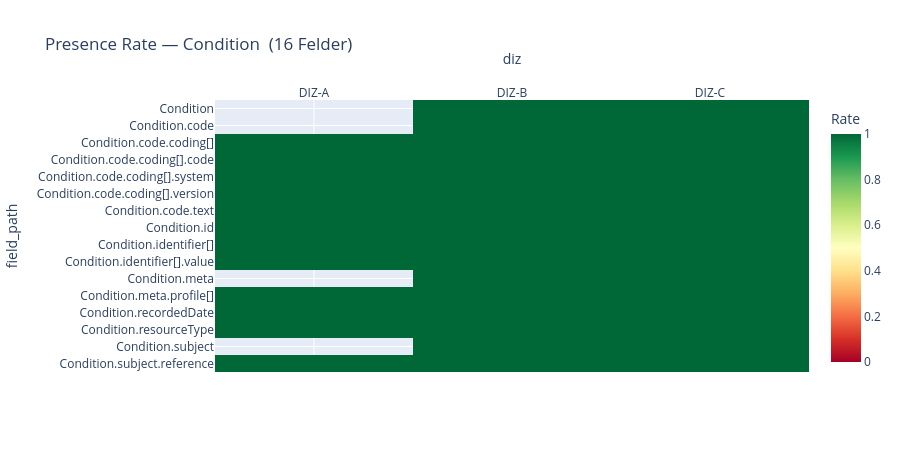
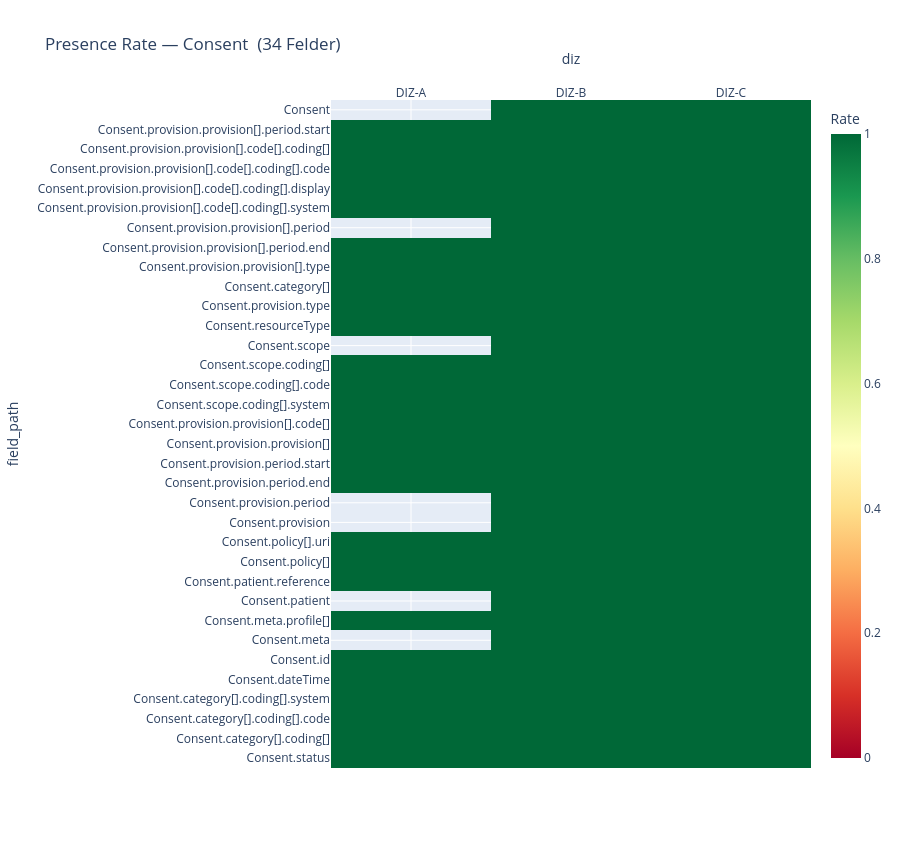
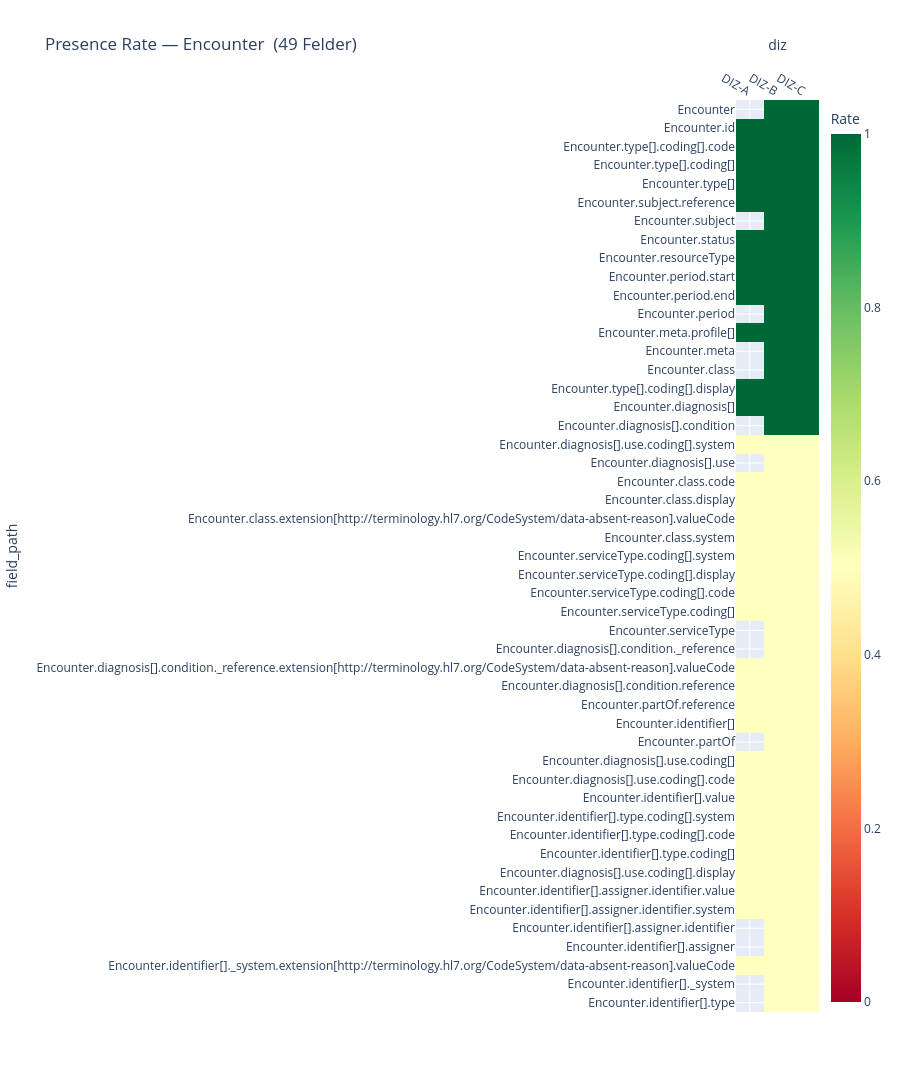
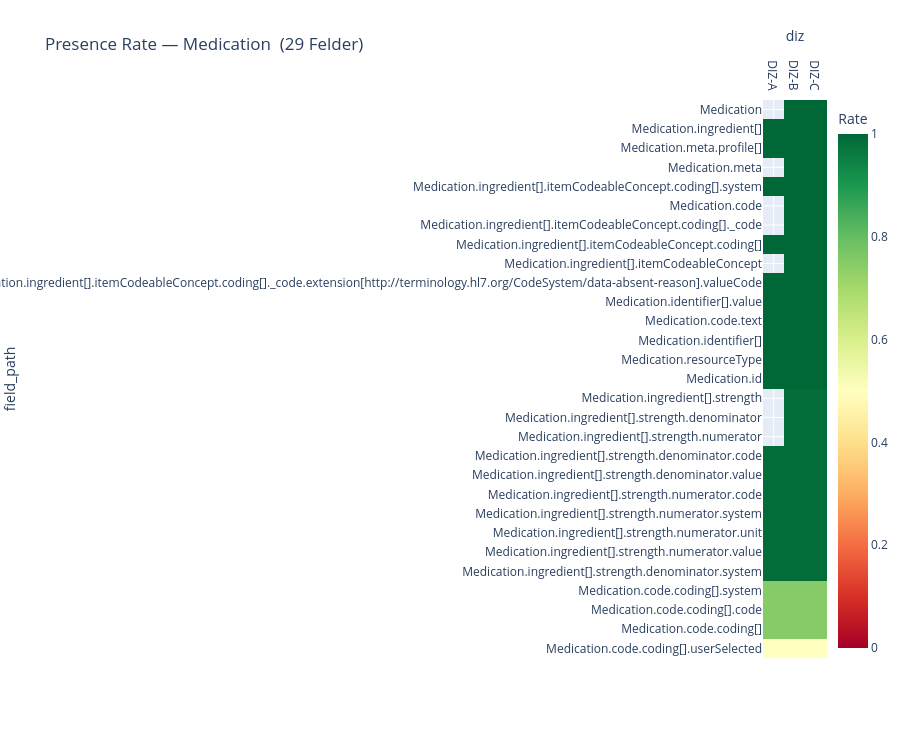

The notebook cell saved with these charts, in order:
### Markdown cell above
---
## 2. Vollständigkeitsanalyse (Presence Rates)

Heatmap: Zeilen = Felder, Spalten = DIZ, Farbe = `presence_rate` (0 = nie vorhanden, 1 = immer vorhanden).  
Nur skalare Felder werden angezeigt (keine reinen Objekt-/Array-Knoten).

### Code cell
def presence_heatmap(resource_type: str, min_presence_any_diz: float = 0.0):
    """
    Zeichnet eine Presence-Rate-Heatmap für einen Ressourcentyp.
    min_presence_any_diz: Felder werden nur angezeigt wenn mindestens ein DIZ
                           diesen Wert überschreitet (filtert reine Nullzeilen).
    """
    sub = df_fields[
        (df_fields["resource_type"] == resource_type) &
        # Nur skalare Felder: kein reines object/array ohne weiteren Typ
        (~df_fields["detected_python_types"].str.fullmatch(r"object|array", na=False))
    ].copy()

    if sub.empty:
        print(f"Keine skalaren Felder für {resource_type} gefunden.")
        return

    pivot = sub.pivot_table(
        index="field_path", columns="diz",
        values="presence_rate", aggfunc="first"
    ).reindex(columns=LOADED_DIZ)

    # Filter: nur Felder die in mindestens einem DIZ > min_presence_any_diz sind
    pivot = pivot[pivot.max(axis=1) > min_presence_any_diz]

    if pivot.empty:
        print(f"Keine Felder über Schwellwert {min_presence_any_diz} für {resource_type}.")
        return

    # Sortierung: nach mittlerer Presence Rate (absteigend)
    pivot = pivot.loc[pivot.mean(axis=1).sort_values(ascending=False).index]

    height = max(400, len(pivot) * 22 + 100)

    fig = px.imshow(
        pivot,
        color_continuous_scale="RdYlGn",
        zmin=0, zmax=1,
        aspect="auto",
        title=f"Presence Rate — {resource_type}  ({len(pivot)} Felder)",
        labels={"color": "Presence Rate"},
        height=height
    )
    fig.update_xaxes(side="top")
    fig.update_layout(coloraxis_colorbar_title="Rate")
    fig.show()


# ── Heatmap für alle Ressourcentypen ─────────────────────────────────────
for rt in ALL_RT:
    presence_heatmap(rt, min_presence_any_diz=0.01)

### Figure 1 — Plotly figure (JSON) as saved in the notebook; plotly's stock layout.template omitted (floating-point values rounded to 4 significant figures)
{"data": [{"coloraxis": "coloraxis", "hovertemplate": "diz: %{x}<br>field_path: %{y}<br>Presence Rate: %{z}<extra></extra>", "name": "0", "type": "heatmap", "x": ["DIZ-A", "DIZ-B", "DIZ-C"], "xaxis": "x", "y": ["Condition", "Condition.code", "Condition.code.coding[]", "Condition.code.coding[].code", "Condition.code.coding[].system", "Condition.code.coding[].version", "Condition.code.text", "Condition.id", "Condition.identifier[]", "Condition.identifier[].value", "Condition.meta", "Condition.meta.profile[]", "Condition.recordedDate", "Condition.resourceType", "Condition.subject", "Condition.subject.reference"], "yaxis": "y", "z": [[NaN, 1.0, 1.0], [NaN, 1.0, 1.0], [1.0, 1.0, 1.0], [1.0, 1.0, 1.0], [1.0, 1.0, 1.0], [1.0, 1.0, 1.0], [1.0, 1.0, 1.0], [1.0, 1.0, 1.0], [1.0, 1.0, 1.0], [1.0, 1.0, 1.0], [NaN, 1.0, 1.0], [1.0, 1.0, 1.0], [1.0, 1.0, 1.0], [1.0, 1.0, 1.0], [NaN, 1.0, 1.0], [1.0, 1.0, 1.0]]}], "layout": {"coloraxis": {"cmax": 1, "cmin": 0, "colorbar": {"title": {"text": "Rate"}}, "colorscale": [[0, "rgb(165,0,38)"], [0.1, "rgb(215,48,39)"], [0.2, "rgb(244,109,67)"], [0.3, "rgb(253,174,97)"], [0.4, "rgb(254,224,139)"], [0.5, "rgb(255,255,191)"], [0.6, "rgb(217,239,139)"], [0.7, "rgb(166,217,106)"], [0.8, "rgb(102,189,99)"], [0.9, "rgb(26,152,80)"], [1, "rgb(0,104,55)"]]}, "height": 452, "title": {"text": "Presence Rate — Condition  (16 Felder)"}, "xaxis": {"anchor": "y", "domain": [0, 1], "side": "top", "title": {"text": "diz"}}, "yaxis": {"anchor": "x", "autorange": "reversed", "domain": [0, 1], "title": {"text": "field_path"}}}}

### Figure 2 — Plotly figure (JSON) as saved in the notebook; plotly's stock layout.template omitted (floating-point values rounded to 4 significant figures)
{"data": [{"coloraxis": "coloraxis", "hovertemplate": "diz: %{x}<br>field_path: %{y}<br>Presence Rate: %{z}<extra></extra>", "name": "0", "type": "heatmap", "x": ["DIZ-A", "DIZ-B", "DIZ-C"], "xaxis": "x", "y": ["Consent", "Consent.provision.provision[].period.start", "Consent.provision.provision[].code[].coding[]", "Consent.provision.provision[].code[].coding[].code", "Consent.provision.provision[].code[].coding[].display", "Consent.provision.provision[].code[].coding[].system", "Consent.provision.provision[].period", "Consent.provision.provision[].period.end", "Consent.provision.provision[].type", "Consent.category[]", "Consent.provision.type", "Consent.resourceType", "Consent.scope", "Consent.scope.coding[]", "Consent.scope.coding[].code", "Consent.scope.coding[].system", "Consent.provision.provision[].code[]", "Consent.provision.provision[]", "Consent.provision.period.start", "Consent.provision.period.end", "Consent.provision.period", "Consent.provision", "Consent.policy[].uri", "Consent.policy[]", "Consent.patient.reference", "Consent.patient", "Consent.meta.profile[]", "Consent.meta", "Consent.id", "Consent.dateTime", "Consent.category[].coding[].system", "Consent.category[].coding[].code", "Consent.category[].coding[]", "Consent.status"], "yaxis": "y", "z": [[NaN, 1.0, 1.0], [1.0, 1.0, 1.0], [1.0, 1.0, 1.0], [1.0, 1.0, 1.0], [1.0, 1.0, 1.0], [1.0, 1.0, 1.0], [NaN, 1.0, 1.0], [1.0, 1.0, 1.0], [1.0, 1.0, 1.0], [1.0, 1.0, 1.0], [1.0, 1.0, 1.0], [1.0, 1.0, 1.0], [NaN, 1.0, 1.0], [1.0, 1.0, 1.0], [1.0, 1.0, 1.0], [1.0, 1.0, 1.0], [1.0, 1.0, 1.0], [1.0, 1.0, 1.0], [1.0, 1.0, 1.0], [1.0, 1.0, 1.0], [NaN, 1.0, 1.0], [NaN, 1.0, 1.0], [1.0, 1.0, 1.0], [1.0, 1.0, 1.0], [1.0, 1.0, 1.0], [NaN, 1.0, 1.0], [1.0, 1.0, 1.0], [NaN, 1.0, 1.0], [1.0, 1.0, 1.0], [1.0, 1.0, 1.0], [1.0, 1.0, 1.0], [1.0, 1.0, 1.0], [1.0, 1.0, 1.0], [1.0, 1.0, 1.0]]}], "layout": {"coloraxis": {"cmax": 1, "cmin": 0, "colorbar": {"title": {"text": "Rate"}}, "colorscale": [[0, "rgb(165,0,38)"], [0.1, "rgb(215,48,39)"], [0.2, "rgb(244,109,67)"], [0.3, "rgb(253,174,97)"], [0.4, "rgb(254,224,139)"], [0.5, "rgb(255,255,191)"], [0.6, "rgb(217,239,139)"], [0.7, "rgb(166,217,106)"], [0.8, "rgb(102,189,99)"], [0.9, "rgb(26,152,80)"], [1, "rgb(0,104,55)"]]}, "height": 848, "title": {"text": "Presence Rate — Consent  (34 Felder)"}, "xaxis": {"anchor": "y", "domain": [0, 1], "side": "top", "title": {"text": "diz"}}, "yaxis": {"anchor": "x", "autorange": "reversed", "domain": [0, 1], "title": {"text": "field_path"}}}}

### Figure 3 — Plotly figure (JSON) as saved in the notebook; plotly's stock layout.template omitted (floating-point values rounded to 4 significant figures; data arrays with more than 128 entries replaced by an {"elided": "..."} marker saying what was removed)
{"data": [{"coloraxis": "coloraxis", "hovertemplate": "diz: %{x}<br>field_path: %{y}<br>Presence Rate: %{z}<extra></extra>", "name": "0", "type": "heatmap", "x": ["DIZ-A", "DIZ-B", "DIZ-C"], "xaxis": "x", "y": ["Encounter", "Encounter.id", "Encounter.type[].coding[].code", "Encounter.type[].coding[]", "Encounter.type[]", "Encounter.subject.reference", "Encounter.subject", "Encounter.status", "Encounter.resourceType", "Encounter.period.start", "Encounter.period.end", "Encounter.period", "Encounter.meta.profile[]", "Encounter.meta", "Encounter.class", "Encounter.type[].coding[].display", "Encounter.diagnosis[]", "Encounter.diagnosis[].condition", "Encounter.diagnosis[].use.coding[].system", "Encounter.diagnosis[].use", "Encounter.class.code", "Encounter.class.display", "Encounter.class.extension[http://terminology.hl7.org/CodeSystem/data-absent-reason].valueCode", "Encounter.class.system", "Encounter.serviceType.coding[].system", "Encounter.serviceType.coding[].display", "Encounter.serviceType.coding[].code", "Encounter.serviceType.coding[]", "Encounter.serviceType", "Encounter.diagnosis[].condition._reference", "Encounter.diagnosis[].condition._reference.extension[http://terminology.hl7.org/CodeSystem/data-absent-reason].valueCode", "Encounter.diagnosis[].condition.reference", "Encounter.partOf.reference", "Encounter.identifier[]", "Encounter.partOf", "Encounter.diagnosis[].use.coding[]", "Encounter.diagnosis[].use.coding[].code", "Encounter.identifier[].value", "Encounter.identifier[].type.coding[].system", "Encounter.identifier[].type.coding[].code", "Encounter.identifier[].type.coding[]", "Encounter.diagnosis[].use.coding[].display", "Encounter.identifier[].assigner.identifier.value", "Encounter.identifier[].assigner.identifier.system", "Encounter.identifier[].assigner.identifier", "Encounter.identifier[].assigner", "Encounter.identifier[]._system.extension[http://terminology.hl7.org/CodeSystem/data-absent-reason].valueCode", "Encounter.identifier[]._system", "Encounter.identifier[].type"], "yaxis": "y", "z": {"elided": "49x3 float values"}}], "layout": {"coloraxis": {"cmax": 1, "cmin": 0, "colorbar": {"title": {"text": "Rate"}}, "colorscale": [[0, "rgb(165,0,38)"], [0.1, "rgb(215,48,39)"], [0.2, "rgb(244,109,67)"], [0.3, "rgb(253,174,97)"], [0.4, "rgb(254,224,139)"], [0.5, "rgb(255,255,191)"], [0.6, "rgb(217,239,139)"], [0.7, "rgb(166,217,106)"], [0.8, "rgb(102,189,99)"], [0.9, "rgb(26,152,80)"], [1, "rgb(0,104,55)"]]}, "height": 1178, "title": {"text": "Presence Rate — Encounter  (49 Felder)"}, "xaxis": {"anchor": "y", "domain": [0, 1], "side": "top", "title": {"text": "diz"}}, "yaxis": {"anchor": "x", "autorange": "reversed", "domain": [0, 1], "title": {"text": "field_path"}}}}

### Figure 4 — Plotly figure (JSON) as saved in the notebook; plotly's stock layout.template omitted (floating-point values rounded to 4 significant figures)
{"data": [{"coloraxis": "coloraxis", "hovertemplate": "diz: %{x}<br>field_path: %{y}<br>Presence Rate: %{z}<extra></extra>", "name": "0", "type": "heatmap", "x": ["DIZ-A", "DIZ-B", "DIZ-C"], "xaxis": "x", "y": ["Medication", "Medication.ingredient[]", "Medication.meta.profile[]", "Medication.meta", "Medication.ingredient[].itemCodeableConcept.coding[].system", "Medication.code", "Medication.ingredient[].itemCodeableConcept.coding[]._code", "Medication.ingredient[].itemCodeableConcept.coding[]", "Medication.ingredient[].itemCodeableConcept", "Medication.ingredient[].itemCodeableConcept.coding[]._code.extension[http://terminology.hl7.org/CodeSystem/data-absent-reason].valueCode", "Medication.identifier[].value", "Medication.code.text", "Medication.identifier[]", "Medication.resourceType", "Medication.id", "Medication.ingredient[].strength", "Medication.ingredient[].strength.denominator", "Medication.ingredient[].strength.numerator", "Medication.ingredient[].strength.denominator.code", "Medication.ingredient[].strength.denominator.value", "Medication.ingredient[].strength.numerator.code", "Medication.ingredient[].strength.numerator.system", "Medication.ingredient[].strength.numerator.unit", "Medication.ingredient[].strength.numerator.value", "Medication.ingredient[].strength.denominator.system", "Medication.code.coding[].system", "Medication.code.coding[].code", "Medication.code.coding[]", "Medication.code.coding[].userSelected"], "yaxis": "y", "z": [[NaN, 1.0, 1.0], [1.0, 1.0, 1.0], [1.0, 1.0, 1.0], [NaN, 1.0, 1.0], [1.0, 1.0, 1.0], [NaN, 1.0, 1.0], [NaN, 1.0, 1.0], [1.0, 1.0, 1.0], [NaN, 1.0, 1.0], [1.0, 1.0, 1.0], [1.0, 1.0, 1.0], [1.0, 1.0, 1.0], [1.0, 1.0, 1.0], [1.0, 1.0, 1.0], [1.0, 1.0, 1.0], [NaN, 0.99, 0.99], [NaN, 0.99, 0.99], [NaN, 0.99, 0.99], [0.99, 0.99, 0.99], [0.99, 0.99, 0.99], [0.99, 0.99, 0.99], [0.99, 0.99, 0.99], [0.99, 0.99, 0.99], [0.99, 0.99, 0.99], [0.99, 0.99, 0.99], [0.75, 0.75, 0.75], [0.75, 0.75, 0.75], [0.75, 0.75, 0.75], [0.5, 0.5, 0.5]]}], "layout": {"coloraxis": {"cmax": 1, "cmin": 0, "colorbar": {"title": {"text": "Rate"}}, "colorscale": [[0, "rgb(165,0,38)"], [0.1, "rgb(215,48,39)"], [0.2, "rgb(244,109,67)"], [0.3, "rgb(253,174,97)"], [0.4, "rgb(254,224,139)"], [0.5, "rgb(255,255,191)"], [0.6, "rgb(217,239,139)"], [0.7, "rgb(166,217,106)"], [0.8, "rgb(102,189,99)"], [0.9, "rgb(26,152,80)"], [1, "rgb(0,104,55)"]]}, "height": 738, "title": {"text": "Presence Rate — Medication  (29 Felder)"}, "xaxis": {"anchor": "y", "domain": [0, 1], "side": "top", "title": {"text": "diz"}}, "yaxis": {"anchor": "x", "autorange": "reversed", "domain": [0, 1], "title": {"text": "field_path"}}}}
